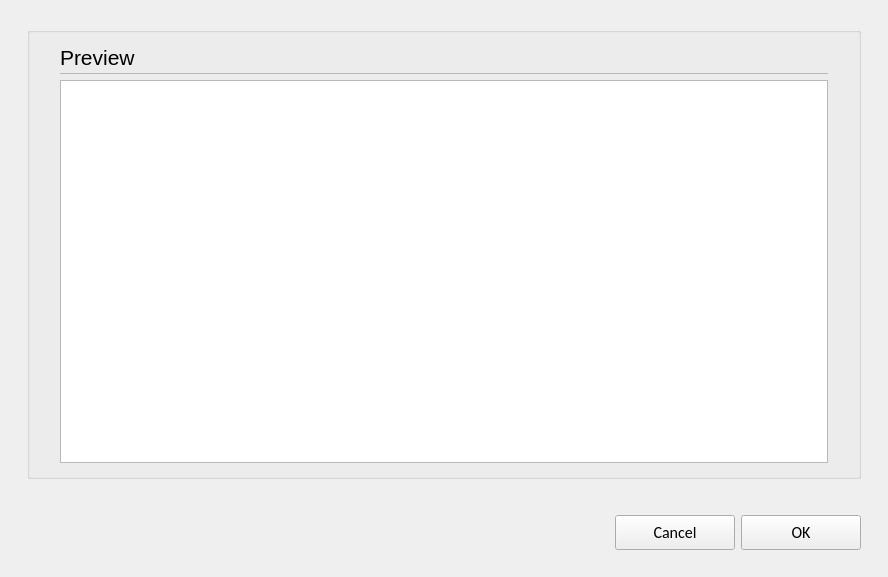
<?xml version="1.0" encoding="UTF-8"?>
<ui version="4.0">
 <class>C_SyvDaItPaImportReport</class>
 <widget class="QWidget" name="C_SyvDaItPaImportReport">
  <property name="geometry">
   <rect>
    <x>0</x>
    <y>0</y>
    <width>888</width>
    <height>577</height>
   </rect>
  </property>
  <property name="windowTitle">
   <string>C_SyvDaItPaImportReport</string>
  </property>
  <layout class="QVBoxLayout" name="verticalLayout">
   <property name="leftMargin">
    <number>27</number>
   </property>
   <property name="topMargin">
    <number>27</number>
   </property>
   <property name="rightMargin">
    <number>27</number>
   </property>
   <property name="bottomMargin">
    <number>0</number>
   </property>
   <item>
    <widget class="stw::opensyde_gui_elements::C_OgeGbx" name="pc_GroupBoxGeneral_5">
     <property name="title">
      <string/>
     </property>
     <layout class="QVBoxLayout" name="verticalLayout_6">
      <property name="spacing">
       <number>0</number>
      </property>
      <property name="leftMargin">
       <number>30</number>
      </property>
      <property name="rightMargin">
       <number>30</number>
      </property>
      <property name="bottomMargin">
       <number>13</number>
      </property>
      <item>
       <layout class="QHBoxLayout" name="horizontalLayout_7" stretch="0,1">
        <property name="spacing">
         <number>6</number>
        </property>
        <item>
         <widget class="stw::opensyde_gui_elements::C_OgeLabContextMenuBase" name="pc_LabelHeadingPreview">
          <property name="styleRole" stdset="0">
           <string>heading-group-bold</string>
          </property>
          <property name="minimumSize">
           <size>
            <width>0</width>
            <height>30</height>
           </size>
          </property>
          <property name="maximumSize">
           <size>
            <width>16777215</width>
            <height>30</height>
           </size>
          </property>
          <property name="font">
           <font>
            <family>Segoe UI</family>
            <pointsize>16</pointsize>
           </font>
          </property>
          <property name="text">
           <string>Preview</string>
          </property>
         </widget>
        </item>
        <item>
         <spacer name="horizontalSpacer_10">
          <property name="orientation">
           <enum>Qt::Horizontal</enum>
          </property>
          <property name="sizeHint" stdset="0">
           <size>
            <width>40</width>
            <height>1</height>
           </size>
          </property>
         </spacer>
        </item>
       </layout>
      </item>
      <item>
       <layout class="QHBoxLayout" name="horizontalLayout_20" stretch="0">
        <property name="spacing">
         <number>0</number>
        </property>
        <property name="topMargin">
         <number>1</number>
        </property>
        <property name="rightMargin">
         <number>0</number>
        </property>
        <property name="bottomMargin">
         <number>0</number>
        </property>
        <item>
         <widget class="stw::opensyde_gui_elements::C_OgeFraSeparator" name="pc_Frame_3">
          <property name="minimumSize">
           <size>
            <width>0</width>
            <height>1</height>
           </size>
          </property>
          <property name="maximumSize">
           <size>
            <width>16777215</width>
            <height>1</height>
           </size>
          </property>
          <property name="frameShape">
           <enum>QFrame::StyledPanel</enum>
          </property>
          <property name="frameShadow">
           <enum>QFrame::Raised</enum>
          </property>
         </widget>
        </item>
       </layout>
      </item>
      <item>
       <spacer name="verticalSpacer_6">
        <property name="orientation">
         <enum>Qt::Vertical</enum>
        </property>
        <property name="sizeType">
         <enum>QSizePolicy::Fixed</enum>
        </property>
        <property name="sizeHint" stdset="0">
         <size>
          <width>6</width>
          <height>6</height>
         </size>
        </property>
       </spacer>
      </item>
      <item>
       <widget class="stw::opensyde_gui_elements::C_OgeTebContextMenuBase" name="textBrowser">
        <property name="styleRole" stdset="0">
         <string>teb-report</string>
        </property>
       </widget>
      </item>
     </layout>
    </widget>
   </item>
   <item>
    <spacer name="pc_VerticalSpacerButtonsObove">
     <property name="orientation">
      <enum>Qt::Vertical</enum>
     </property>
     <property name="sizeType">
      <enum>QSizePolicy::Fixed</enum>
     </property>
     <property name="sizeHint" stdset="0">
      <size>
       <width>20</width>
       <height>30</height>
      </size>
     </property>
    </spacer>
   </item>
   <item>
    <layout class="QHBoxLayout" name="horizontalLayout_22">
     <item>
      <spacer name="horizontalSpacer_9">
       <property name="orientation">
        <enum>Qt::Horizontal</enum>
       </property>
       <property name="sizeHint" stdset="0">
        <size>
         <width>40</width>
         <height>20</height>
        </size>
       </property>
      </spacer>
     </item>
     <item>
      <widget class="QPushButton" name="pc_PushButtonCancel">
       <property name="styleRole" stdset="0">
        <string>cancel</string>
       </property>
       <property name="minimumSize">
        <size>
         <width>120</width>
         <height>35</height>
        </size>
       </property>
       <property name="maximumSize">
        <size>
         <width>120</width>
         <height>35</height>
        </size>
       </property>
       <property name="font">
        <font>
         <family>Calibri</family>
         <pointsize>12</pointsize>
        </font>
       </property>
       <property name="text">
        <string>Cancel</string>
       </property>
      </widget>
     </item>
     <item>
      <widget class="QPushButton" name="pc_PushButtonOk">
       <property name="styleRole" stdset="0">
        <string>dialog</string>
       </property>
       <property name="minimumSize">
        <size>
         <width>120</width>
         <height>35</height>
        </size>
       </property>
       <property name="maximumSize">
        <size>
         <width>120</width>
         <height>35</height>
        </size>
       </property>
       <property name="font">
        <font>
         <family>Calibri</family>
         <pointsize>12</pointsize>
        </font>
       </property>
       <property name="text">
        <string>OK</string>
       </property>
      </widget>
     </item>
    </layout>
   </item>
   <item>
    <spacer name="verticalSpacer_7">
     <property name="orientation">
      <enum>Qt::Vertical</enum>
     </property>
     <property name="sizeType">
      <enum>QSizePolicy::Fixed</enum>
     </property>
     <property name="sizeHint" stdset="0">
      <size>
       <width>20</width>
       <height>27</height>
      </size>
     </property>
    </spacer>
   </item>
  </layout>
 </widget>
 <customwidgets>
  <customwidget>
   <class>stw::opensyde_gui_elements::C_OgeFraSeparator</class>
   <extends>QFrame</extends>
   <header>C_OgeFraSeparator.hpp</header>
   <container>1</container>
  </customwidget>
  <customwidget>

  </customwidget>
  <customwidget>
   <class>stw::opensyde_gui_elements::C_OgeGbx</class>
   <extends>QGroupBox</extends>
   <header>C_OgeGbx.hpp</header>
   <container>1</container>
  </customwidget>
  <customwidget>
   <class>stw::opensyde_gui_elements::C_OgeLabContextMenuBase</class>
   <extends>QLabel</extends>
   <header>C_OgeLabContextMenuBase.hpp</header>
  </customwidget>
  <customwidget>
   <class>stw::opensyde_gui_elements::C_OgeTebContextMenuBase</class>
   <extends>QTextBrowser</extends>
   <header>C_OgeTebContextMenuBase.hpp</header>
  </customwidget>
 </customwidgets>
 <resources/>
 <connections/>
</ui>
